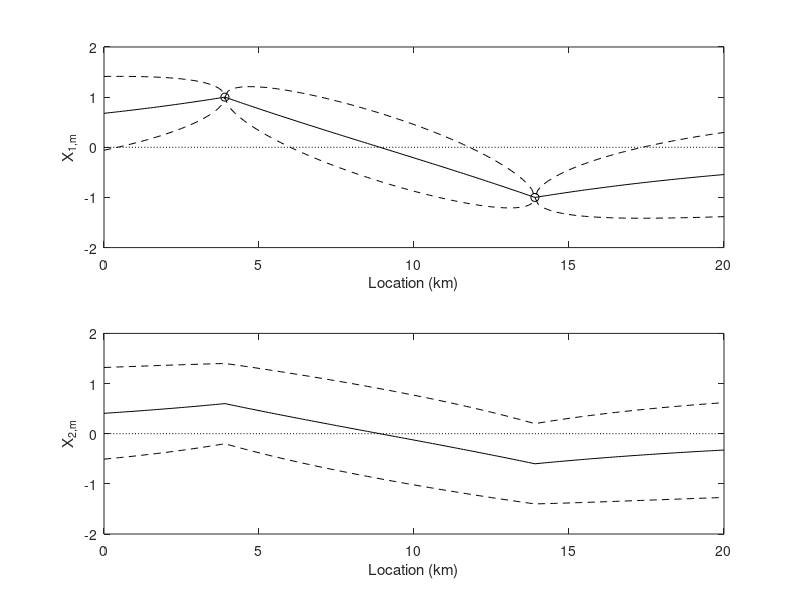

MATLAB code for this plot: (Note: this script raises an error after producing the figure.)
% Simple calculations for exploring conditioning ground motions with
% uncertainty. This basic script will consider just two parameters along a
% 1D line segment, for simplity of bookkeeping. Inter-IM and distance
% correlations are also Markovian, for simplicity.
%
% This script was used to produce results for the following manuscript:
% 
% Worden et al. (2017), "Spatial and Spectral Interpolation of Ground
% Motion Intensity Measure Observations" (in review).
%
% Jack Baker
% 4/10/2017

clear; close all; clc;

%% INITIAL SETUP OF PARAMETERS
% specify coordinates (roughly in units of km, for the correlation function
% to be realistic
x = 0:0.1:20; 
nLocations = length(x);

% parameter labels
paramLabel{1} = 'X_{1,m}';
paramLabel{2} = 'X_{2,m}';

% means and variances of the parameters (assume constant, and assume we're
% dealing with just the log-residuals of the parameters)
mu = [0; 0];
sigma = [1 1];
rhoIM = 0.6; % correlation between IMs at a given location
nIM = length(mu);

% observations (row number is the IM index and column number is the location index)
obs = nan * ones(nIM, nLocations); % initialize a matrix of nans for all locations and parameters. Non-nan values will indicate observations.

%% parameters to specify

% values for first example
obs(1,40) = 1; 
obs(1,140) = -1; 
figureName = '1st_example'; % filename for figure

% values for second example
% obs(1,40) = -1; 
% obs(2,100) = 1; 
% figureName = '2nd_example'; % filename for figure


%% CALCULATIONS

%% Set up initial probability distributions
% matrix of distances between all sites
[XX, YY] = meshgrid(x, x);
dist = abs(XX-YY);

% correlations for a given IM
rhoDist = exp(-dist./10); % an approximate distance correlation function--assume it is constant for all IMs of interest

% build mean matrix
MU = [mu(1)*ones(nLocations,1); mu(2)*ones(nLocations,1)];

% build covariance matrix
SIGMA = [sigma(1)^2*rhoDist                 rhoIM*sigma(1)*sigma(2)*rhoDist;
         rhoIM*sigma(2)*sigma(1)*rhoDist    sigma(2)^2*rhoDist];

% Find indices of IMs and locations with conditioning values
obsCol = reshape(obs',[],1); % reshape obs into a column vector with indexing that matches MU and SIGMA
idxObs = find(~isnan(obsCol)); % indices of locations with obervations
idxNoObs = find(isnan(obsCol)); % indices of locations with no obervations

%% get mean and coveriance matrices, partitioned according to observations
MU_1 = MU(idxObs);
MU_2 = MU(idxNoObs);
SIGMA_11 = SIGMA(idxObs,idxObs);
SIGMA_12 = SIGMA(idxObs,idxNoObs);
SIGMA_22 = SIGMA(idxNoObs,idxNoObs);

% conditional mean and covariance matrices 
MU_cond = MU_2 + SIGMA_12'*inv(SIGMA_11)* (obsCol(idxObs) - MU_1);
SIGMA_cond = SIGMA_22 - SIGMA_12'*inv(SIGMA_11)*SIGMA_12;

% add observed values back in
MU_final = zeros(size(MU)); % initialize
MU_final(idxObs) = obsCol(idxObs); % observed values are the means at those points
MU_final(idxNoObs) = MU_cond;
SIGMA_final = zeros(size(SIGMA)); % initialize (observed values just remain at zero)
SIGMA_final(idxNoObs,idxNoObs) = SIGMA_cond;

%% plot the results
sigmaIM = sqrt(diag(SIGMA_final)); % extract the standard deviations for each IM

figure
for i = 1:nIM
    subplot(nIM,1,i)
    idx = ((i-1)*nLocations+1):i*nLocations; % indices of values for this IM
    plot(x,MU(idx), ':k')                    % original mean values
    hold on
    plot(x,MU_final(idx), '-k')              % conditional mean values
    plot(x,MU_final(idx)+sigmaIM(idx), '--k') % conditional mean + sigma
    plot(x,MU_final(idx)-sigmaIM(idx), '--k') % conditional mean - sigma
    plot(x, obs(i,:), 'ok')                  % observed values for this IM
    xlabel('Location (km)')
    ylabel(paramLabel{i})
    set(gca, 'ylim', [-2 2])
end
FormatFigure % set font sizes, figure size
print('-dpdf', [ figureName '.pdf']); % save the figure to pdf format
    
